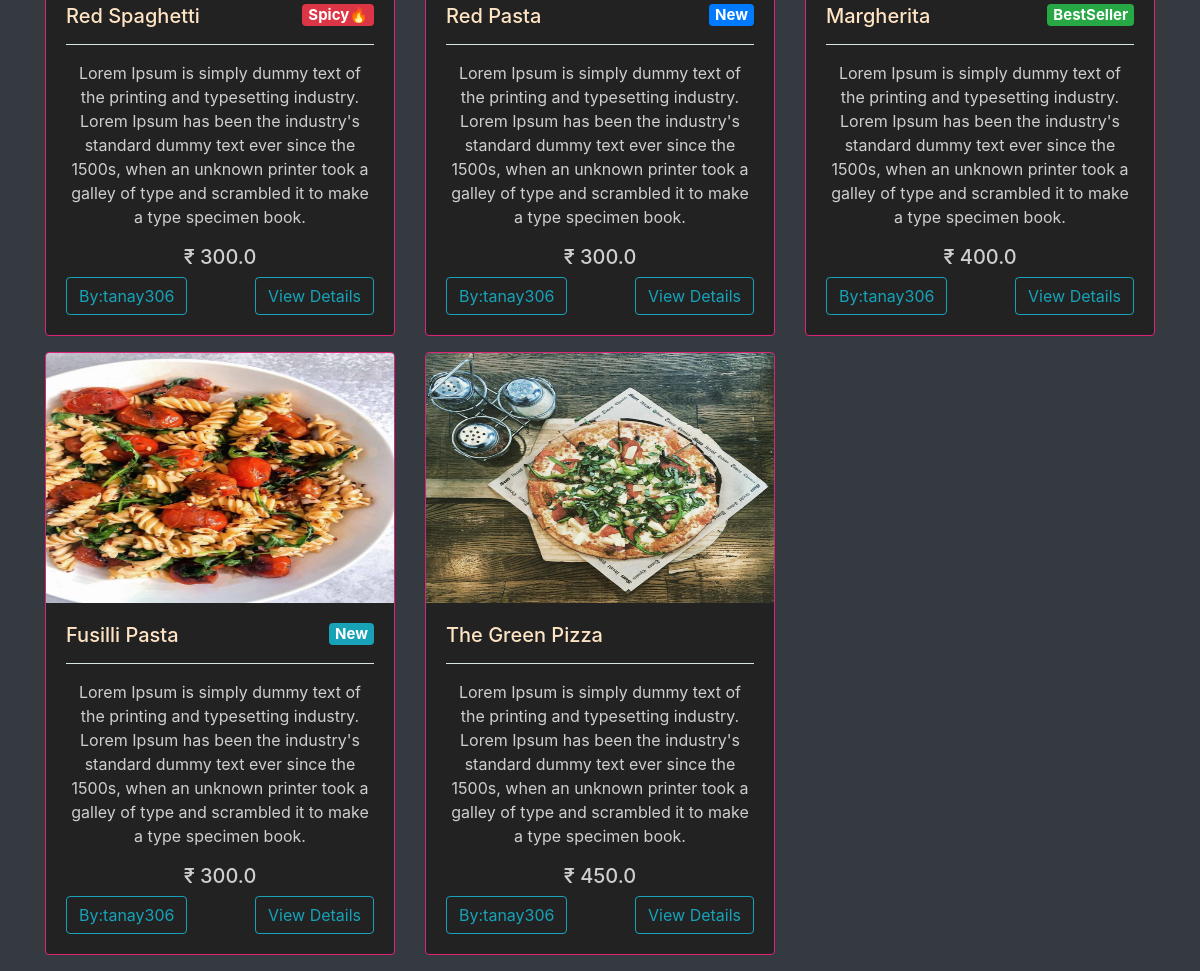
Before: / (lower part) with the older database file.
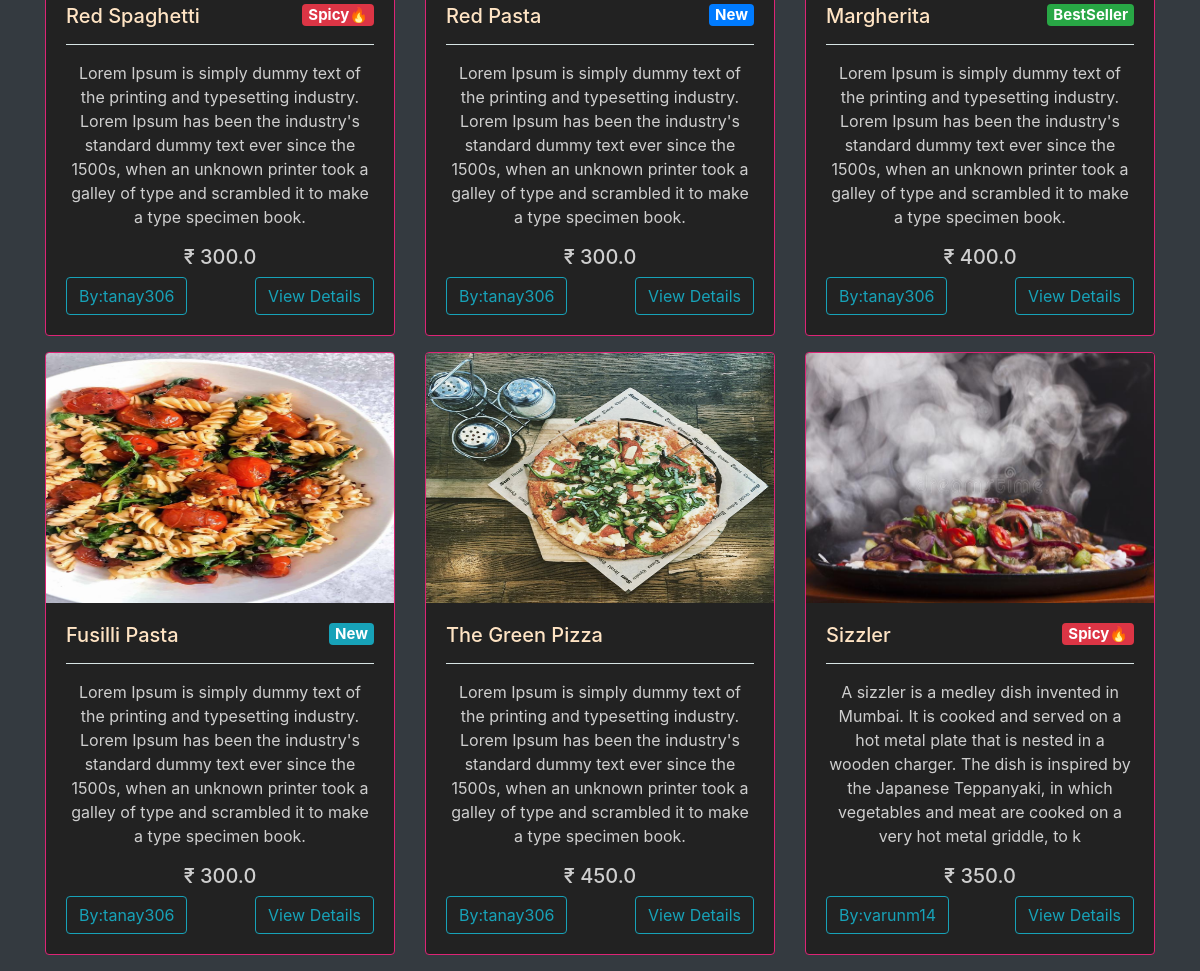
After: the same page with the newer database file.
### main/models.py (models this page shows, shortened)
class Item(models.Model):
    LABELS = (
        ('BestSeller', 'BestSeller'),
        ('New', 'New'),
        ('Spicy🔥', 'Spicy🔥'),
    )
    LABEL_COLOUR = (
        ('danger', 'danger'),
        ('success', 'success'),
        ('primary', 'primary'),
        ('info', 'info')
    )
    title = models.CharField(max_length=150)
    description = models.CharField(max_length=250,blank=True)
    price = models.FloatField()
    instructions = models.CharField(max_length=250,default="Jain Option Available")
    image = models.ImageField(default='default.png', upload_to='images/')
    labels = models.CharField(max_length=25, choices=LABELS, blank=True)
    label_colour = models.CharField(max_length=15, choices=LABEL_COLOUR, blank=True)
    slug = models.SlugField(default="sushi_name")
    created_by = models.ForeignKey(User, on_delete=models.CASCADE)

### main/views.py (the view)
# urls.py: path('', MenuListView.as_view(), name='home'),
class MenuListView(ListView):
    model = Item
    template_name = 'main/home.html'
    context_object_name = 'menu_items'

### main/templates/main/home.html (shortened to what this page needs)
{% extends "main/layout.html" %}
{% block content %}
  <div class="home bg-dark">
    <div class="container">
      <div class="row">
        {% for item in menu_items %}
            <div class="col-sm-4">
                <div class="card mb-3" style="height: fit-content; overflow: auto; background: #222;
                border: 1px solid #dd2476;
                color: rgba(250, 250, 250, 0.8);
                margin-bottom: 2rem;">
                  <img src="{{ item.image.url }}" style="height: 250px;">
                    <div class="card-body">
                      <h5 class="text"><a href="{% url 'main:dishes' item.slug %}" style="color:bisque;">{{ item.title }} </a><span class="badge badge-{{ item.label_colour }}"style="float:right;">{{ item.labels }}</span></h5>
                      <hr style="background-color: azure;"/>
                      <p class="text-center">{{ item.description }}</p>
                      <h5 class="text-center">₹ {{ item.price }}</h5>
                      <button class="btn btn-outline-info">By:{{ item.created_by }}</button>
                      <a href="{% url 'main:dishes' item.slug %}" class="btn btn-outline-info float-right">View Details</a>
                    </div>
                </div>
            </div>
        {% endfor %}
      </div>
    </div>
  </div>
{% endblock content %}

Changed rows visible on the page:
added Item: image (picture), title "Sizzler", labels "Spicy🔥", description "A sizzler is a medley dish invented in Mumbai. It is cooked and served on a hot metal plate that is nested in a wooden charger. The dish is inspired by the Japanese Teppanyaki, in which vegetables and meat are cooked on a very hot metal griddle, to k", price "350.0", created_by "varunm14"
